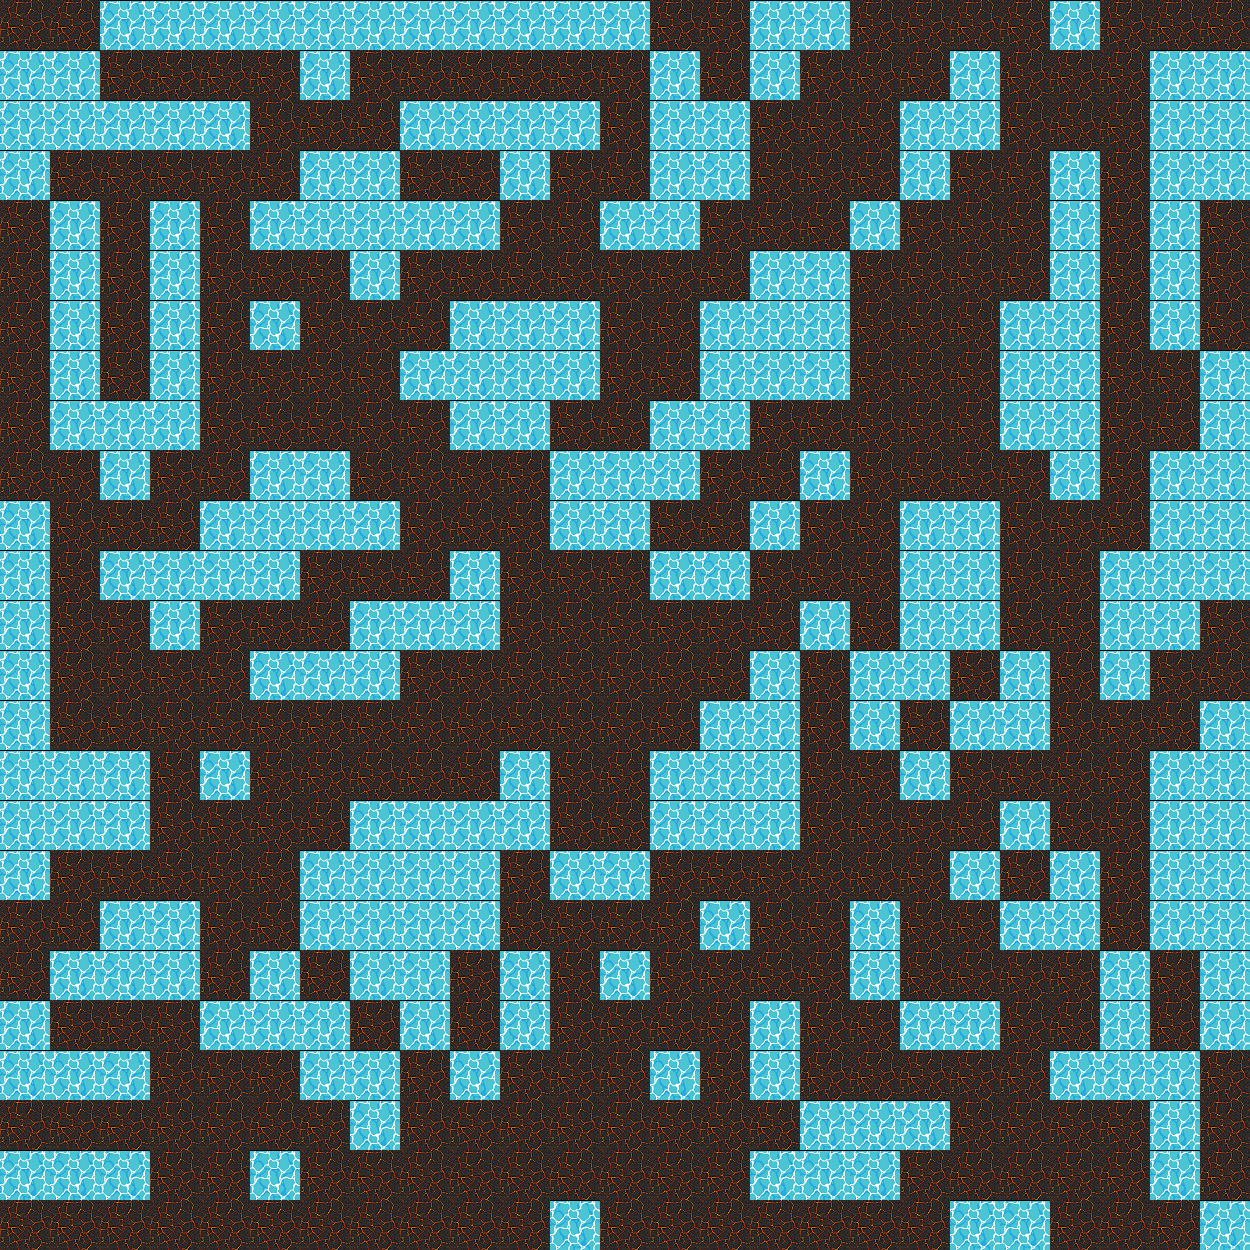

A 2D game scene composited from a Tiled map and its tileset images. What follows is a short description and the map's XML, with every tile layer's data as written:
An orthogonal 25x25 tile map with 50x50 px tiles, 1 tile layer (Landscape).

<map version="1.4" tiledversion="1.4.2" orientation="orthogonal" renderorder="right-down" width="25" height="25" tilewidth="50" tileheight="50" infinite="0" nextlayerid="2" nextobjectid="1">
 <tileset firstgid="1" name="Landscape" tilewidth="50" tileheight="50" tilecount="2" columns="1">
  <image source="spritesheet.png" width="50" height="101" />
 </tileset>
 <layer id="1" name="Landscape" width="25" height="25">
  <data encoding="csv">
1,1,2,2,2,2,2,2,2,2,2,2,2,1,1,2,2,1,1,1,1,2,1,1,1,
2,2,1,1,1,1,2,1,1,1,1,1,1,2,1,2,1,1,1,2,1,1,1,2,2,
2,2,2,2,2,1,1,1,2,2,2,2,1,2,2,1,1,1,2,2,1,1,1,2,2,
2,1,1,1,1,1,2,2,1,1,2,1,1,2,2,1,1,1,2,1,1,2,1,2,2,
1,2,1,2,1,2,2,2,2,2,1,1,2,2,1,1,1,2,1,1,1,2,1,2,1,
1,2,1,2,1,1,1,2,1,1,1,1,1,1,1,2,2,1,1,1,1,2,1,2,1,
1,2,1,2,1,2,1,1,1,2,2,2,1,1,2,2,2,1,1,1,2,2,1,2,1,
1,2,1,2,1,1,1,1,2,2,2,2,1,1,2,2,2,1,1,1,2,2,1,1,2,
1,2,2,2,1,1,1,1,1,2,2,1,1,2,2,1,1,1,1,1,2,2,1,1,2,
1,1,2,1,1,2,2,1,1,1,1,2,2,2,1,1,2,1,1,1,1,2,1,2,2,
2,1,1,1,2,2,2,2,1,1,1,2,2,1,1,2,1,1,2,2,1,1,1,2,2,
2,1,2,2,2,2,1,1,1,2,1,1,1,2,2,1,1,1,2,2,1,1,2,2,2,
2,1,1,2,1,1,1,2,2,2,1,1,1,1,1,1,2,1,2,2,1,1,2,2,1,
2,1,1,1,1,2,2,2,1,1,1,1,1,1,1,2,1,2,2,1,2,1,2,1,1,
2,1,1,1,1,1,1,1,1,1,1,1,1,1,2,2,1,2,1,2,2,1,1,1,2,
2,2,2,1,2,1,1,1,1,1,2,1,1,2,2,2,1,1,2,1,1,1,1,2,2,
2,2,2,1,1,1,1,2,2,2,2,1,1,2,2,2,1,1,1,1,2,1,1,2,2,
2,1,1,1,1,1,2,2,2,2,1,2,2,1,1,1,1,1,1,2,1,2,1,2,2,
1,1,2,2,1,1,2,2,2,2,1,1,1,1,2,1,1,2,1,1,2,2,1,2,2,
1,2,2,2,1,2,1,2,2,1,2,1,2,1,1,1,1,2,1,1,1,1,2,1,2,
2,1,1,1,2,2,2,1,2,1,2,1,1,1,1,2,1,1,2,2,1,1,2,1,2,
2,2,2,1,1,1,2,2,1,2,1,1,1,2,1,2,1,1,1,1,1,2,2,2,1,
1,1,1,1,1,1,1,2,1,1,1,1,1,1,1,1,2,2,2,1,1,1,1,2,1,
2,2,2,1,1,2,1,1,1,1,1,1,1,1,1,2,2,2,1,1,1,1,1,2,1,
1,1,1,1,1,1,1,1,1,1,1,2,1,1,1,1,1,1,1,2,2,1,1,1,2
</data>
 </layer>
</map>